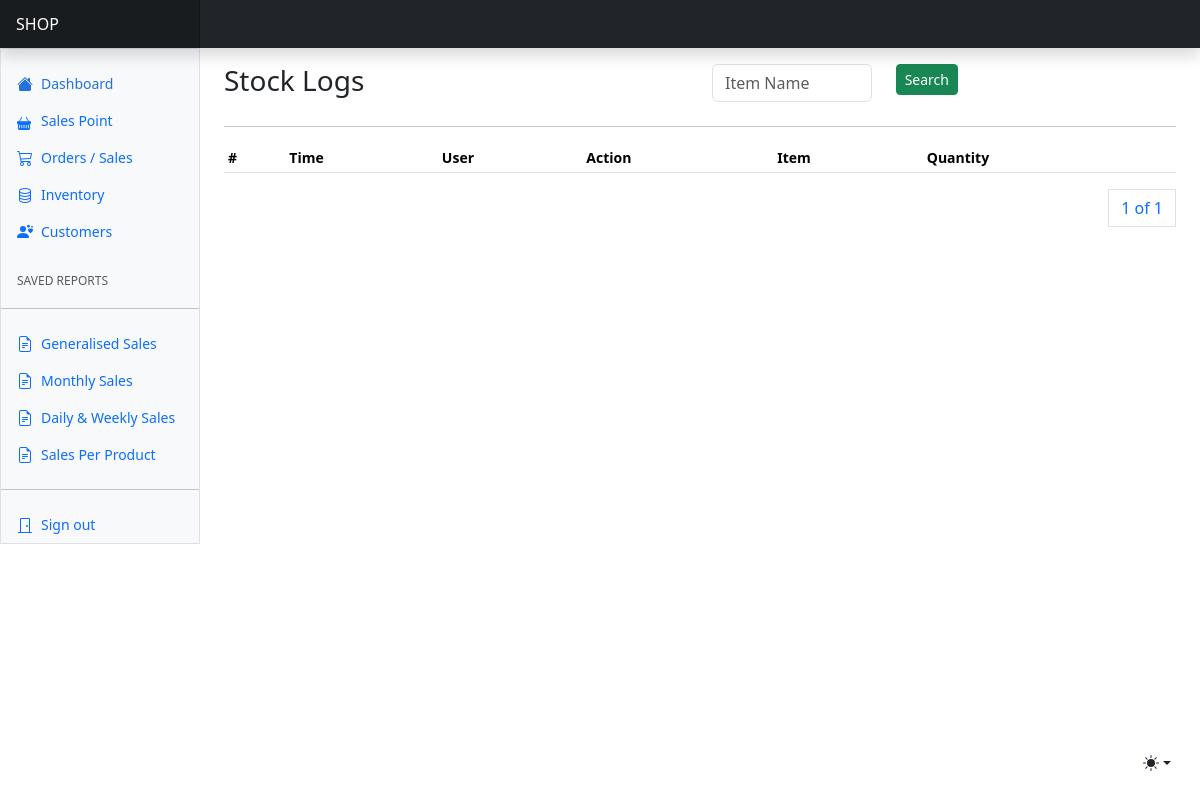
The app's page /inventory/stock-logs/ (signed in), older data.
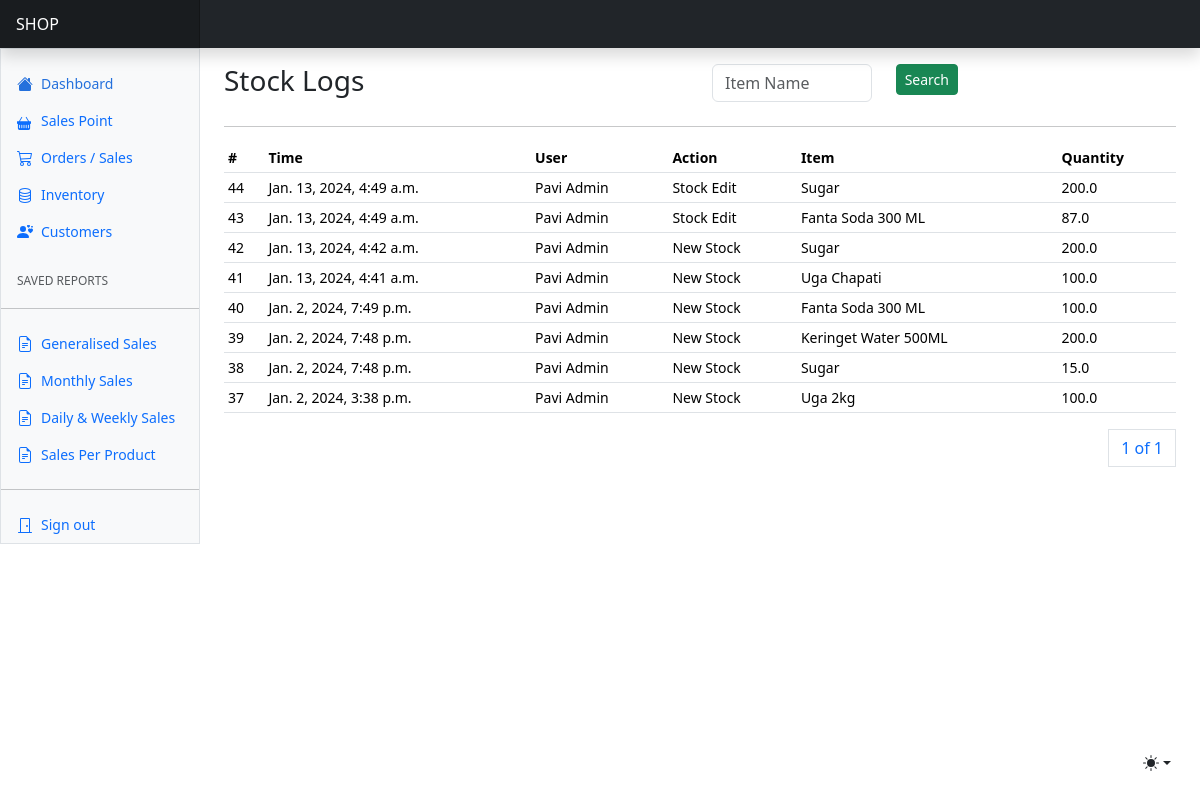
The same page, newer data.
### apps/inventory/models.py (models this page shows)
class InventoryLog(AbstractBaseModel):
    actioned_by = models.ForeignKey("users.User", on_delete=models.SET_NULL, null=True)
    item = models.ForeignKey(Inventory, on_delete=models.SET_NULL, null=True)
    action = models.CharField(max_length=255, choices=STOCK_ACTION_OPTIONS)
    quantity = models.FloatField(default=0)
    reason = models.CharField(max_length=255, null=True)

class Inventory(AbstractBaseModel):
    name = models.CharField(max_length=255)
    buying_price = models.DecimalField(max_digits=100, decimal_places=2)
    selling_price = models.DecimalField(max_digits=100, decimal_places=2)
    quantity = models.FloatField(default=0)
    unit_of_measure = models.CharField(max_length=255)
    brand = models.CharField(max_length=255, null=True)
    def __str__(self):
        return self.name

### apps/users/models.py (models this page shows, shortened)
class User(AbstractUser, AbstractBaseModel):
    role = models.CharField(choices=ROLE_CHOICES, max_length=32, null=True)
    phone_number = models.CharField(max_length=255, null=True)
    id_number = models.CharField(max_length=255, null=True)
    gender = models.CharField(max_length=255, null=True)
    position = models.CharField(max_length=255, null=True)
    def __str__(self):
        if self.first_name and self.last_name:
            return f"{self.first_name} {self.last_name}"
        else:
            return self.username

### apps/inventory/views.py (the view, shortened to what this page needs)
# urls.py: path("stock-logs/", stock_logs, name="stock-logs"),
@login_required(login_url="/users/login/")
def stock_logs(request):
    stock_logs = InventoryLog.objects.all().order_by("-created")
    paginator = Paginator(stock_logs, 15)
    page_number = request.GET.get("page")
    page_obj = paginator.get_page(page_number)
    context = {"page_obj": page_obj, "stock_logs": stock_logs}
    return render(request, "inventory/stock_logs.html", context)

### templates/inventory/stock_logs.html (shortened to what this page needs)
{% extends "base.html" %}
{% block content %}
<div class="row">
    <div class="col">
        <h3>Stock Logs</h3>
    </div>
    <div class="col">
      <form method="POST">
        <div class="input-group mb-2">
          <div class="row">
            <div class="col">
              <input type="text" class="form-control" name="search_text" id="search_text" placeholder="Item Name">
            </div>
            <div class="col">
              <button class="btn btn-success btn-sm">Search</button>
            </div>
          </div>
        </div>
      </form>
    </div>
</div>
<hr/>
      <div class="table-responsive small">
        <table class="table table-sm">
          <thead class="">
            <tr>
              <th scope="col">#</th>
              <th scope="col">Time</th>
              <th scope="col">User</th>
              <th scope="col">Action</th>
              <th scope="col">Item</th>
              <th scope="col">Quantity</th>
            </tr>
          </thead>
          <tbody>
            {% for stock in page_obj %}
            <tr>
              <td>{{stock.id}}</td>
              <td>{{stock.created}}</td>
              <td>{{stock.actioned_by}}</td>
              <td>{{stock.action}}</td>
              <td>{{stock.item}}</td>
              <td>{{stock.quantity}}</td>
            </tr>
            {% endfor %}
          </tbody>
        </table>
        <div>
          <nav aria-label="Page navigation example">
            <ul class="pagination justify-content-end">
              <a class="page-link" href="#">{{ page_obj.number }} of {{ page_obj.paginator.num_pages }}</a>
            </ul>
          </nav>
        </div>
      </div>
{% endblock content %}

Row changes from the older to the newer data that the page shows:
added InventoryLog: id "44", created "Jan. 13, 2024, 4:49 a.m.", actioned_by "Pavi Admin", action "Stock Edit", item "Sugar", quantity "200.0"
added InventoryLog: id "43", created "Jan. 13, 2024, 4:49 a.m.", actioned_by "Pavi Admin", action "Stock Edit", item "Fanta Soda 300 ML", quantity "87.0"
added InventoryLog: id "42", created "Jan. 13, 2024, 4:42 a.m.", actioned_by "Pavi Admin", action "New Stock", item "Sugar", quantity "200.0"
added InventoryLog: id "41", created "Jan. 13, 2024, 4:41 a.m.", actioned_by "Pavi Admin", action "New Stock", item "Uga Chapati", quantity "100.0"
added InventoryLog: id "40", created "Jan. 2, 2024, 7:49 p.m.", actioned_by "Pavi Admin", action "New Stock", item "Fanta Soda 300 ML", quantity "100.0"
added InventoryLog: id "39", created "Jan. 2, 2024, 7:48 p.m.", actioned_by "Pavi Admin", action "New Stock", item "Keringet Water 500ML", quantity "200.0"
added InventoryLog: id "38", created "Jan. 2, 2024, 7:48 p.m.", actioned_by "Pavi Admin", action "New Stock", item "Sugar", quantity "15.0"
added InventoryLog: id "37", created "Jan. 2, 2024, 3:38 p.m.", actioned_by "Pavi Admin", action "New Stock", item "Uga 2kg", quantity "100.0"
